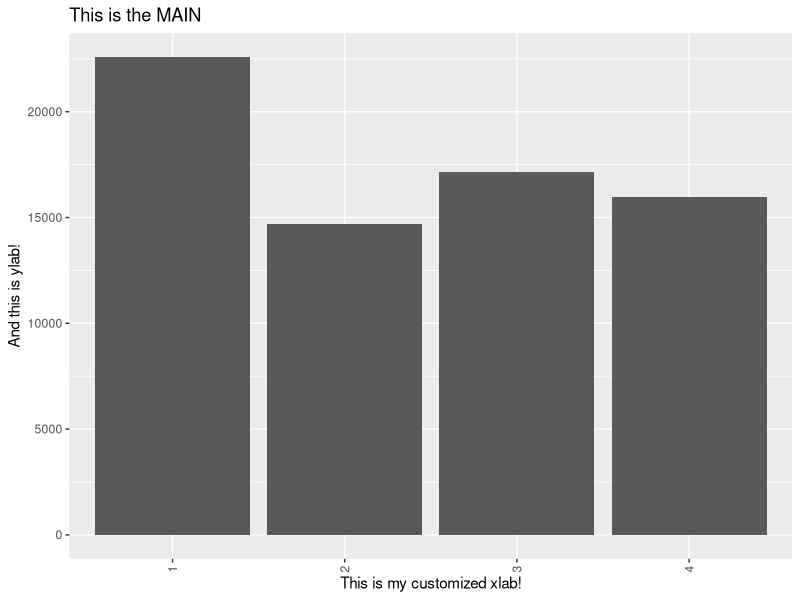
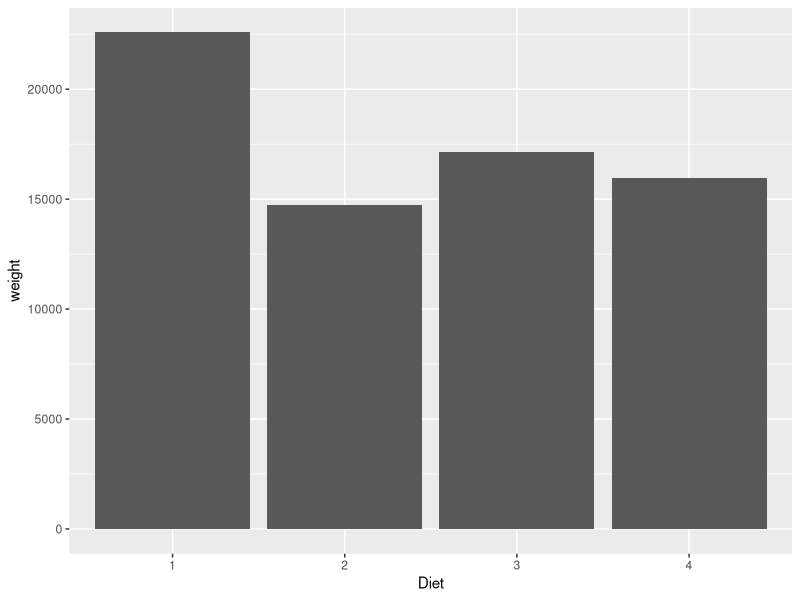
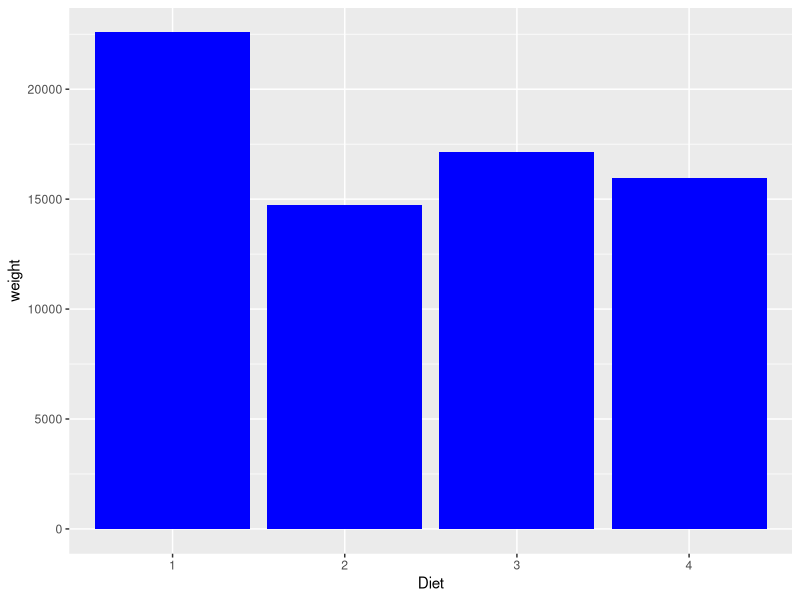
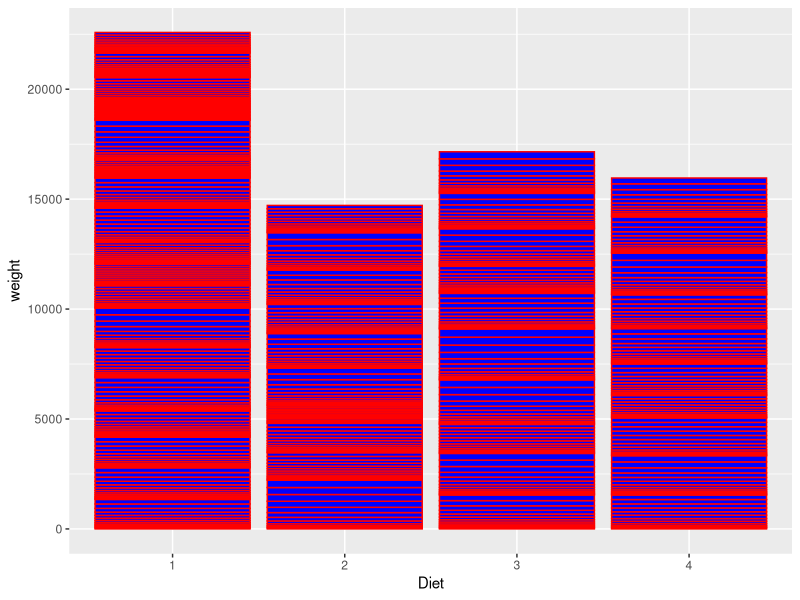
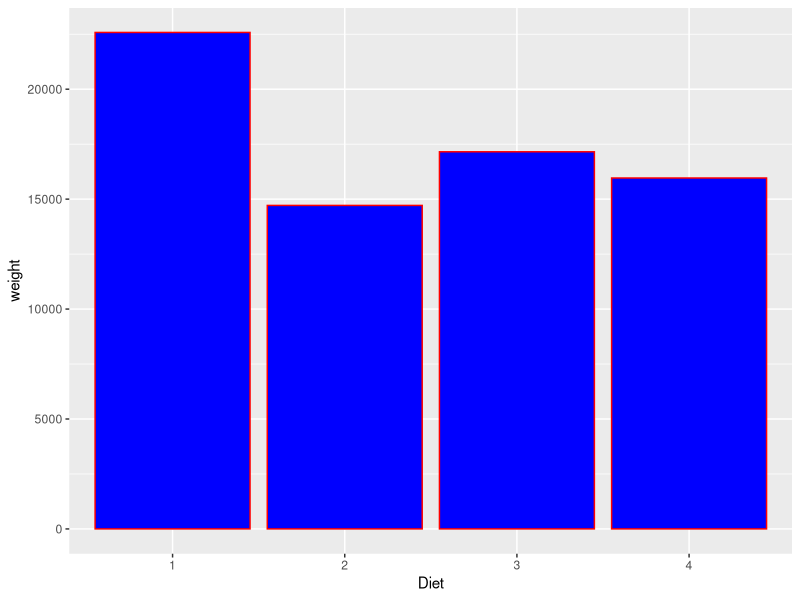
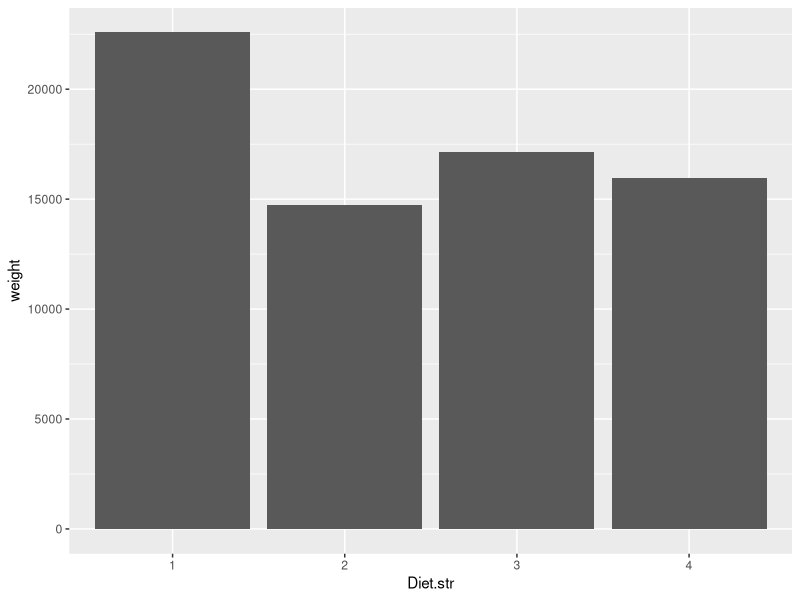
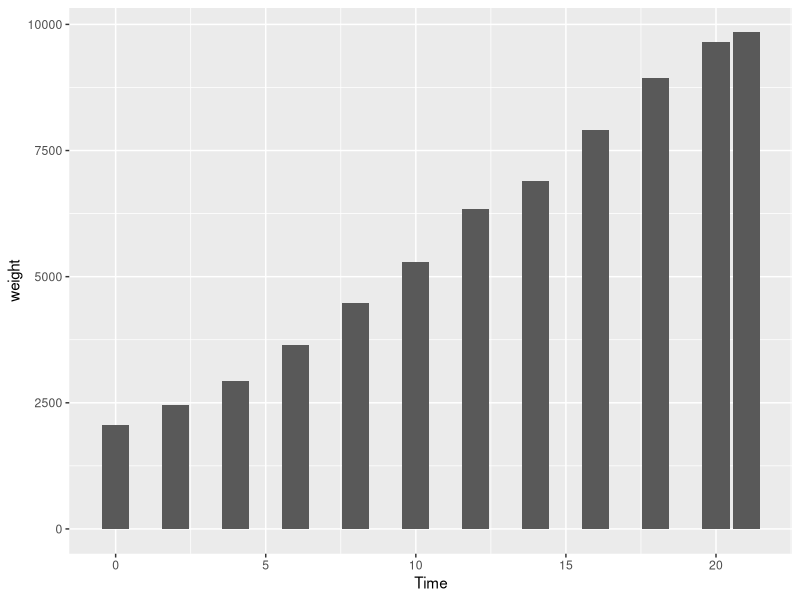
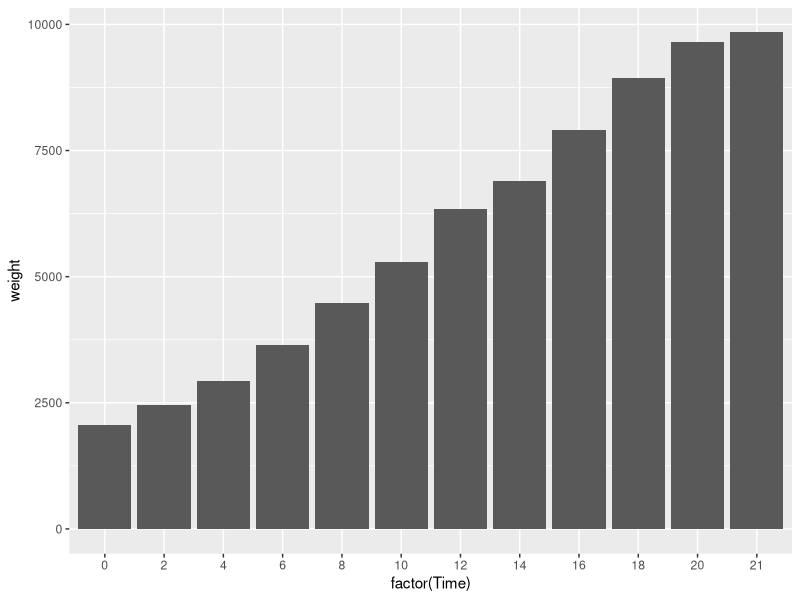

Write R code to recreate these figures, in order. (Note: this script raises an error after producing the figures.)
### Kyle Chung <alienatio@pixnet.net>
### Data visualization exercise



################################################################################
####                        set up working environment                      ####
################################################################################
setwd('C:/Dropbox/R/datavis')
library(ggplot2)   # package for fancy plotting
library(gridExtra) # multiplot on single page
# use ggsave() to save ggplot object; use arrangeGrob() for multiplot


################################################################################
####                        the bar graph                                   ####
################################################################################
str(ChickWeight)

ggplot(ChickWeight, aes(x=Diet,y=weight)) + 
    geom_bar(stat='identity') +
    xlab('This is my customized xlab!') + 
    ylab('And this is ylab!') +
    ggtitle('This is the MAIN') + 
    theme(axis.text.x=element_text(angle=90,vjust=.5)) # traonspose the x labels

# in aes(), x denotes the categorical variable in the given data.frame, 
# and y is the value to be plotted if stat='identity' is used
# also notice that y is implicitly group-summed by x
check1 <- aggregate(weight ~ Diet, data=ChickWeight, FUN=sum)
ggplot(check1, aes(x=Diet,y=weight)) + geom_bar(stat='identity')

# change colors
ggplot(ChickWeight, aes(x=Diet,y=weight)) + 
    geom_bar(stat='identity', fill='blue')
# and add outline of the bars
ggplot(ChickWeight, aes(x=Diet,y=weight)) + 
    geom_bar(stat='identity', fill='blue', color='red')
# what the hell? check the following graph, too
# y var is actually 'stacked up' instead of simply summed up
ggplot(check1, aes(x=Diet,y=weight)) + 
    geom_bar(stat='identity', fill='blue', color='red')

# x var can be factors or pure strings
check1$Diet.str <- as.character(check1$Diet)
ggplot(check1, aes(x=Diet.str,y=weight)) + geom_bar(stat='identity')

# if x is numeric (i.e., continuous var), possible null will be inserted
ggplot(ChickWeight, aes(x=Time,y=weight)) + geom_bar(stat='identity')
# to cure this (if preferred), use factor()
ggplot(ChickWeight, aes(x=factor(Time),y=weight)) + geom_bar(stat='identity')
# still want to keep factors with no count?
ggplot(ChickWeight, aes(x=factor(Time, level=0:21),y=weight)) + 
    geom_bar(stat='identity') + 
    scale_x_discrete(drop=FALSE)

# ignore y var to plot the x var by its counts
ggplot(ChickWeight, aes(x=Diet)) + geom_bar(stat='bin') # or simply geom_bar()
# check if these are the correct counts
check3 <- aggregate(weight ~ Diet, data=ChickWeight, FUN=length)
ggplot(check3, aes(x=Diet, y=weight)) + geom_bar(stat='identity')

# a second-level x var (the fill var): result on y seems strange, bug?
ggplot(ChickWeight, aes(x=factor(Time),fill=Diet,y=weight)) + 
    geom_bar(position='dodge', stat='identity')
# the correct result needs pre-summing
check2 <- aggregate(weight ~ Diet + Time, data=ChickWeight, FUN=sum)
ggplot(check2, aes(x=factor(Time),fill=Diet,y=weight)) + 
    geom_bar(position='dodge', stat='identity')
# or just default to stacked bar
ggplot(ChickWeight, aes(x=factor(Time),fill=Diet,y=weight)) + 
    geom_bar(stat='identity')
# reverse the legend in stacked bar
ggplot(ChickWeight, aes(x=factor(Time),fill=Diet,y=weight)) + 
    geom_bar(stat='identity') +
    guides(fill=guide_legend(reverse=TRUE))

# proportional stacked bar
# no automatic approach, calculate the percentage and plot it
check2p <- merge(check2, 
                aggregate(data=check2, weight ~ Time, FUN=sum), 
                by='Time')
check2p$pct <- check2p$weight.x / check2p$weight.y
ggplot(check2p, aes(x=factor(Time),fill=Diet,y=pct)) + 
    geom_bar(stat='identity')

# automatically generate interaction groups
check2pp <- subset(check2p, Time <= 4)
ggplot(check2pp, aes(x=interaction(factor(Time),Diet),y=pct)) + 
    geom_bar(stat='identity')

# choose brewer colors of the fill var
# see ?RColorBrewer::display.brewer.pal for more palette info
ggplot(ChickWeight, aes(x=factor(Time),fill=Diet,y=weight)) + 
    geom_bar(stat='identity') +
    scale_fill_brewer(palette='Pastel1')

# plot different bar with different colors
# notice that this is different from using a secondary group-by var
check2$cate <- ifelse(check2$Diet==1, 1, 0)
ggplot(check2, aes(x=Diet,fill=factor(cate),y=weight)) + 
    geom_bar(stat='identity')

# re-order x var by its height (value of y var)
ggplot(check2, aes(x=reorder(Diet,-weight),fill=factor(cate),y=weight)) + 
    geom_bar(stat='identity')

# plot positive and negative value with different directions
sleepid <- aggregate(data=sleep, extra ~ ID, FUN=sum)
sleepid$pos <- sleepid$extra >= 0 # need dummy var to indicate the sign
ggplot(sleepid, aes(x=ID,y=extra,fill=pos)) +
    geom_bar(stat='identity', position='identity') +
    guides(fill=FALSE) # remove the legend

# change legend title
# be aware that argname is linked to group var
ggplot(sleepid, aes(x=ID,y=extra,fill=pos)) +
    geom_bar(stat='identity', position='identity') +
    labs(fill='my legend title') 

# change bar width (maximum width = 1)
ggplot(sleepid, aes(x=ID,y=extra,fill=pos)) +
    geom_bar(stat='identity', position='identity', width=.5) 
# change bar width in dodge plot 
# (dodge width > normal width => separated grouped bar)
ggplot(check2, aes(x=factor(Time),fill=Diet,y=weight)) + 
    geom_bar(stat='identity', width=.5, position=position_dodge(.7))
# (dodge width < normal width => overlapped grouped bar)
ggplot(check2, aes(x=factor(Time),fill=Diet,y=weight)) + 
    geom_bar(stat='identity', width=1, position=position_dodge(.7))

# add text (label) to the bar
# positive vjust for label below the bar
ggplot(check1, aes(x=Diet,y=weight)) + 
    geom_bar(stat='identity') +
    geom_text(aes(label=weight), vjust=2, color='white')
# negative vjust for label above the bar
ggplot(check1, aes(x=Diet,y=weight)) + 
    geom_bar(stat='identity') +
    geom_text(aes(label=weight), vjust=-.5)
# label on stacked bar need additional column indicating the cummulative sum
check2 <- check2[with(check2,order(Time,weight)),]# sorting is necessary!
cums <- aggregate(data=check2, weight ~ Time, FUN=cumsum)
check2$cum <- as.vector(t(cums[,-1]))
ggplot(check2, aes(x=factor(Time),fill=Diet,y=weight)) + 
    geom_bar(stat='identity') +
    geom_text(aes(y=cum, label=weight), color='white', size=7) # size the text

# pie chart    
ggplot(check1, aes(x=factor(1),y=weight,fill=Diet)) + 
    geom_bar(stat='identity') + 
    coord_polar(theta='y')

# change legend text (the breaks link to original group var)
ggplot(check1, aes(x=factor(1),y=weight,fill=Diet)) + 
    geom_bar(stat='identity') + 
    coord_polar(theta='y') +
    scale_fill_discrete(breaks=check1$Diet, labels=paste('new',1:4))
    

################################################################################
####                        the line graph                                  ####
################################################################################
str(AirPassengers)

# ggplot can't deal with matrix/ts objects
air <- as.data.frame(t(
    matrix(AirPassengers, nrow=12, ncol=length(AirPassengers)/12)
    ))
colnames(air) <- paste('m', 1:12, sep='')
air$year <- seq(start(AirPassengers)[1], end(AirPassengers)[1], 1)

# default plot
ggplot(air, aes(x=year,y=m1)) + geom_line()
# add points
ggplot(air, aes(x=year,y=m1)) + geom_line() + geom_point()
# change points' size and shape
ggplot(air, aes(x=year,y=m1)) + geom_line() + geom_point(size=5)
ggplot(air, aes(x=year,y=m1)) + geom_line() + geom_point(size=5, shape=2)
# change linetype, thickness, and color
ggplot(air, aes(x=year,y=m1)) + 
    geom_line(linetype='dashed', size=1.5, color='blue')

# x var can be factors, but need additional parm group=1
# note that a continuous x var may be conceived (not displayed) on the x axis
# use factor(x) to force their presence
ggplot(air, aes(x=factor(year),y=m1,group=1)) + geom_line()

# use a log10 y axis
ggplot(air, aes(x=year,y=m1)) + geom_line() + geom_point() + scale_y_log10()
# set range of y axis
ggplot(air, aes(x=year,y=m1)) + geom_line() + ylim(0, max(air$m1))

# plot multiple lines
# unfortunately, there is no matplot() counterpart in ggplot2
# this means, data must be in long format with a group indicator
air_long <- cbind(stack(air[,1:12]), year=air$year)
# use color=
ggplot(air_long, aes(x=year,y=values,color=ind)) + geom_line()
# change the group var order in the legend (ordered factor)
air_long$ind <- factor(air_long$ind, levels=paste('m', 1:12, sep=''))
# use linetype=
ggplot(air_long, aes(x=year,y=values,linetype=ind)) + geom_line()
# use point shape (only up to 6 categories)
ggplot(air_long[1:(12*6),], aes(x=year,y=values,shape=ind)) + 
    geom_line() + geom_point(size=5)
# use fill= (colorized points) with shape=21 (vaccum circles)
ggplot(air_long[1:(12*6),], aes(x=year,y=values,fill=ind)) + 
    geom_line() + geom_point(size=5, shape=21)
# in case where x is factors: add group=x
ggplot(air_long, aes(x=factor(year),y=values,color=ind,group=ind)) + geom_line()

# line with shaded area
ggplot(air, aes(x=factor(year),y=m1,group=1)) + geom_area()
# change outline, color, alpha (transparency)
ggplot(air, aes(x=factor(year),y=m1,group=1)) + 
    geom_area(color='red', fill='darkblue', alpha=.2)
# top outline only
ggplot(air, aes(x=factor(year),y=m1,group=1)) + 
    geom_area(fill='darkblue', alpha=.2) + geom_line(color='red')

# stacked area plot
ggplot(air_long, aes(x=year,y=values,fill=ind)) + geom_area()
ggplot(air_long, aes(x=year,y=values,color=ind)) + geom_area()
# reverse the order of legend (as in the stacked bar graph)
ggplot(air_long, aes(x=year,y=values,fill=ind)) + geom_area() + 
    guides(fill=guide_legend(reverse=TRUE))

# proportional stacked area plot (as in the stacked bar graph)
air_longp <- merge(air_long,
                   aggregate(data=air_long, values ~ year, FUN=sum),
                   by='year')
air_longp$pct <- air_longp$values.x / air_longp$values.y
# without sorting on group var (horrible!)
ggplot(air_longp, aes(x=year,y=pct,fill=ind)) + geom_area() + 
    guides(fill=guide_legend(reverse=TRUE))
# with sorting on group var
air_longp <- air_longp[order(air_longp$ind),]
ggplot(air_longp, aes(x=year,y=pct,fill=ind)) + geom_area() + 
    guides(fill=guide_legend(reverse=TRUE))


################################################################################
####                        the scatter plot                                ####
################################################################################
str(cars)

ggplot(cars, aes(x=speed,y=dist)) + geom_point()

# change point size (default to 2) or shape (1-25, default to 16)
ggplot(cars, aes(x=speed,y=dist)) + geom_point(size=5) 
ggplot(cars, aes(x=speed,y=dist)) + geom_point(shape=2)  # hollow triangle
ggplot(cars, aes(x=speed,y=dist)) + geom_point(shape=4)  # x-mark
ggplot(cars, aes(x=speed,y=dist)) + geom_point(shape=19) # better solid circle
ggplot(cars, aes(x=speed,y=dist)) + geom_point(shape=21) # hollow circle
# and more...
ggplot(cars, aes(x=speed,y=dist)) + geom_point(shape='#', size=5)
ggplot(cars, aes(x=speed,y=dist)) + geom_point(shape='|', size=5)
ggplot(cars, aes(x=speed,y=dist)) + geom_point(shape='%', size=5)
ggplot(cars, aes(x=speed,y=dist)) + geom_point(shape='+', size=5)
# indeed, some other string literals also work...
ggplot(cars, aes(x=speed,y=dist)) + geom_point(shape='0', size=5)
ggplot(cars, aes(x=speed,y=dist)) + geom_point(shape='1', size=5)
ggplot(cars, aes(x=speed,y=dist)) + geom_point(shape='a', size=5)

# set transparency
ggplot(cars, aes(x=speed,y=dist)) + geom_point(alpha=.2, size=5)

# all possible shapes! (here you know how to hide the axis label)
spoint <- data.frame(x=1,y=1)
symbol_points <- list()
for (i in 1:25) {
    symbol_points[[i]] <- ggplot(spoint, aes(x=x,y=y)) + 
        geom_point(shape=i, size=5) +
        ggtitle(sprintf('shape=%s',i)) + 
        theme(axis.text.x=element_blank(), axis.text.y=element_blank()) +
        xlab('') + ylab('')
}
symbols <- do.call(arrangeGrob,symbol_points)
ggsave(symbols, filename='all_point_symbols.png')

# group points by color or/and shape: need grouping var in the data.frame
cars$grp <- cars$dist >= 50
ggplot(cars, aes(x=speed,y=dist,color=grp)) + geom_point(size=5) 
ggplot(cars, aes(x=speed,y=dist,shape=grp)) + geom_point(size=5) 
ggplot(cars, aes(x=speed,y=dist,shape=grp, color=grp)) + geom_point(size=5)
# set up shapes manually
ggplot(cars, aes(x=speed,y=dist,shape=grp)) + geom_point(size=5) +
    scale_shape_manual(values=c(4,21))

# use continous var as the group var (the third dim for scatter plot)
str(women)
women$bmi <- women$weight*0.45359 / (women$height*2.54/100)^2
ggplot(women, aes(x=weight,y=height,color=bmi)) + geom_point(size=5)
ggplot(women, aes(x=weight,y=height,size=bmi)) + geom_point(shape=19)

# large scale scatter plot
pseudo <- data.frame(x=rnorm(50000), y=runif(50000))
ggplot(pseudo, aes(x=x,y=y)) + geom_point() # unable to see the density!
# bin points plot: deafult to 30*30 grids, each with its own density 
ggplot(pseudo, aes(x=x,y=y)) + stat_bin2d()
# use 50*50 grids with modified colorization
ggplot(pseudo, aes(x=x,y=y)) + stat_bin2d(bins=70) +
    scale_fill_gradient(low='grey',high='black')
# hex point
ggplot(pseudo, aes(x=x,y=y)) + stat_binhex(bins=50) +
    scale_fill_gradient(low='grey',high='red')

# plot regression line
head(faithful)
p <- ggplot(faithful, aes(x=eruptions,y=waiting)) + geom_point()
p + stat_smooth(method=lm, level=.9)  # set 90% CI (default is 95%)
p + stat_smooth(method=lm, se=FALSE)  # remove CI
# change line type (linetype can be string or integer)
p + stat_smooth(method=lm, se=FALSE, color='red', size=1, linetype='dotted')

# locally weighted polynomial fit (the default)
p + stat_smooth()

# logit fit
cars$grp <- as.numeric(cars$grp)
ggplot(cars, aes(x=speed,y=grp)) + 
    geom_point() +
    stat_smooth(method=glm, family=binomial)

# ballon plot
cars$rvalue <- sample(1:1000, size=nrow(cars), replace=TRUE)
ggplot(cars, aes(x=speed,y=dist,size=rvalue)) + 
    geom_point(shape=21) +
    scale_size_area(max_size=10)
